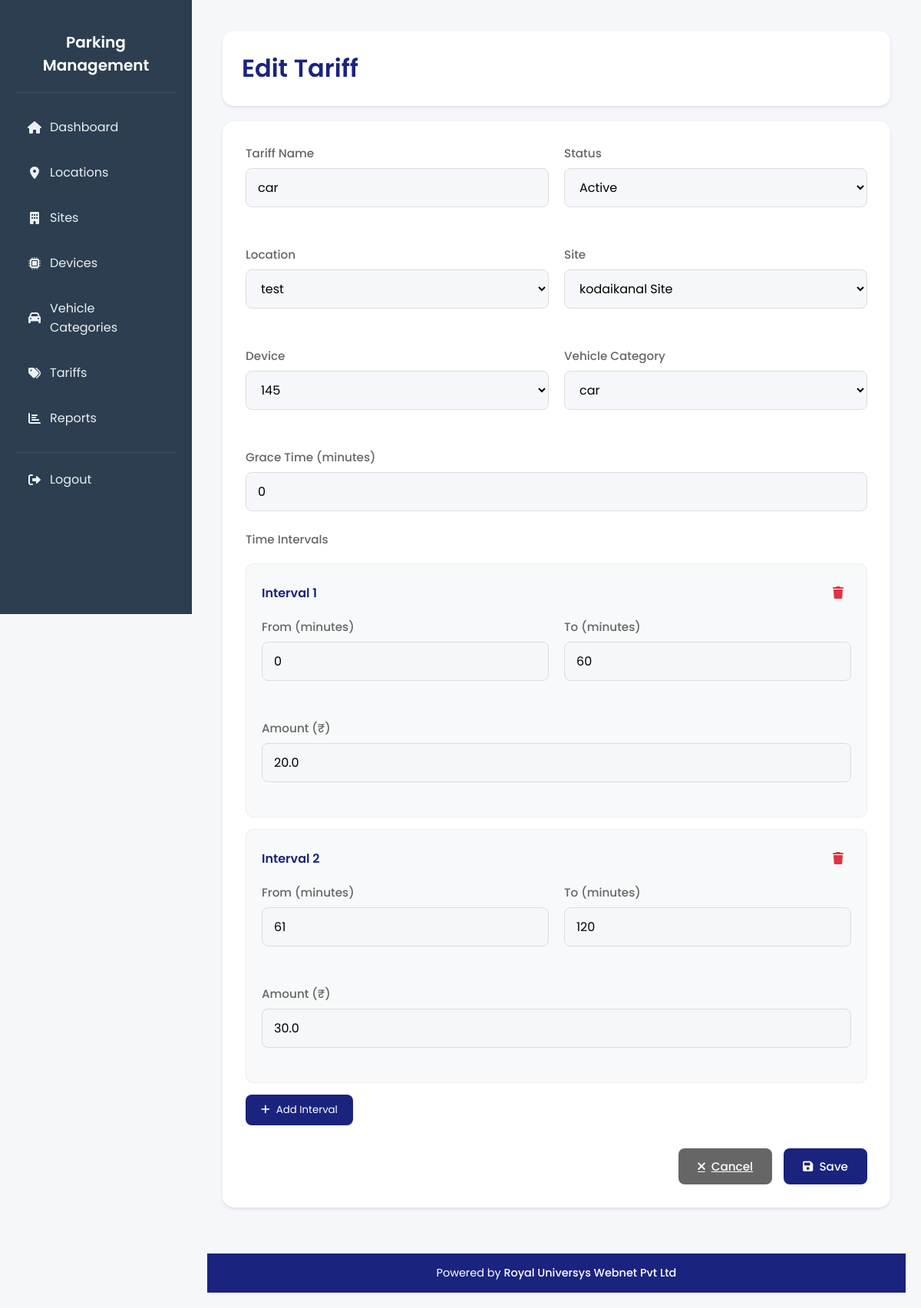
The page /tariffs/edit/1 on the database its author committed.
### app.py (models this page shows, shortened)
class Tariff(db.Model):
    id = db.Column(db.Integer, primary_key=True)
    name = db.Column(db.String(100), nullable=False)
    status = db.Column(db.String(20), nullable=False, default='active')
    grace_time = db.Column(db.Integer, nullable=False, default=15)  # in minutes
    location_id = db.Column(db.Integer, db.ForeignKey('location.id'), nullable=False)
    site_id = db.Column(db.Integer, db.ForeignKey('site.id'), nullable=False)
    device_id = db.Column(db.Integer, db.ForeignKey('device.id'), nullable=False)
    vehicle_category_id = db.Column(db.Integer, db.ForeignKey('vehicle_category.id'), nullable=False)
    location = db.relationship('Location', backref='tariffs')
    site = db.relationship('Site', backref='tariffs')
    device = db.relationship('Device', backref='tariffs')
    vehicle_category = db.relationship('VehicleCategory', backref='tariffs')
    intervals = db.relationship('TariffInterval', backref='tariff', cascade='all, delete-orphan')

class Location(db.Model):
    id = db.Column(db.Integer, primary_key=True)
    name = db.Column(db.String(100), nullable=False)
    address = db.Column(db.String(200), nullable=False)
    city = db.Column(db.String(100), nullable=False)
    state = db.Column(db.String(100), nullable=False)
    country = db.Column(db.String(100), nullable=False)
    postal_code = db.Column(db.String(20), nullable=False)
    total_spaces = db.Column(db.Integer, nullable=False)
    available_spaces = db.Column(db.Integer, nullable=False)
    status = db.Column(db.String(20), default='active')
    created_at = db.Column(db.DateTime, server_default=db.func.now())
    updated_at = db.Column(db.DateTime, server_default=db.func.now(), onupdate=db.func.now())
    sites = db.relationship('Site', backref='location', lazy=True)

class Site(db.Model):
    id = db.Column(db.Integer, primary_key=True)
    name = db.Column(db.String(100), nullable=False)
    location_id = db.Column(db.Integer, db.ForeignKey('location.id'), nullable=False)
    total_spaces = db.Column(db.Integer, nullable=False)
    available_spaces = db.Column(db.Integer, nullable=False)
    status = db.Column(db.String(20), default='active')
    description = db.Column(db.Text)
    created_at = db.Column(db.DateTime, server_default=db.func.now())
    updated_at = db.Column(db.DateTime, server_default=db.func.now(), onupdate=db.func.now())
    devices = db.relationship('Device', backref='site', lazy=True)

class Device(db.Model):
    id = db.Column(db.Integer, primary_key=True)
    device_id = db.Column(db.String(3), unique=True, nullable=False)
    site_id = db.Column(db.Integer, db.ForeignKey('site.id'), nullable=False)
    device_type = db.Column(db.String(20), nullable=False)  # entry_paid or exit_paid
    upi_id = db.Column(db.String(50), nullable=False)
    status = db.Column(db.String(20), default='active')
    printer_header = db.Column(db.Text, default='')
    printer_footer = db.Column(db.Text, default='')
    created_at = db.Column(db.DateTime, server_default=db.func.now())
    updated_at = db.Column(db.DateTime, server_default=db.func.now(), onupdate=db.func.now())

class VehicleCategory(db.Model):
    id = db.Column(db.Integer, primary_key=True)
    name = db.Column(db.String(100), nullable=False)
    description = db.Column(db.Text)
    is_monthly_pass = db.Column(db.Boolean, default=False)
    amount = db.Column(db.Float, nullable=False)  # Amount in INR
    location_id = db.Column(db.Integer, db.ForeignKey('location.id'), nullable=False)
    site_id = db.Column(db.Integer, db.ForeignKey('site.id'), nullable=False)
    device_id = db.Column(db.Integer, db.ForeignKey('device.id'), nullable=False)
    status = db.Column(db.String(20), default='active')
    created_at = db.Column(db.DateTime, server_default=db.func.now())
    updated_at = db.Column(db.DateTime, server_default=db.func.now(), onupdate=db.func.now())
    location = db.relationship('Location', backref='vehicle_categories')
    site = db.relationship('Site', backref='vehicle_categories')
    device = db.relationship('Device', backref='vehicle_categories')

class TariffInterval(db.Model):
    id = db.Column(db.Integer, primary_key=True)
    tariff_id = db.Column(db.Integer, db.ForeignKey('tariff.id'), nullable=False)
    from_time = db.Column(db.Integer, nullable=False)  # in minutes
    to_time = db.Column(db.Integer, nullable=False)    # in minutes
    amount = db.Column(db.Float, nullable=False)

### app.py (the view, shortened to what this page needs)
@app.route('/tariffs/edit/<int:id>', methods=['GET', 'POST'])
def edit_tariff(id):
    tariff = Tariff.query.get_or_404(id)
    locations = Location.query.all()
    sites = Site.query.all()
    devices = Device.query.all()
    vehicle_categories = VehicleCategory.query.all()
    return render_template('tariff_form.html',
                         tariff=tariff,
                         locations=locations,
                         sites=sites,
                         devices=devices,
                         vehicle_categories=vehicle_categories)

### templates/tariff_form.html (shortened to what this page needs)
{% extends "base.html" %}
{% block content %}
<div class="container">
    <div class="header">
        <h1>{% if tariff %}Edit{% else %}Add{% endif %} Tariff</h1>
    </div>
    <div class="form-container">
        <form method="POST" id="tariffForm">
            <div class="form-row">
                <div class="form-group">
                    <label for="name">Tariff Name</label>
                    <input type="text" id="name" name="name" value="{{ tariff.name if tariff else '' }}" required>
                </div>
                <div class="form-group">
                    <label for="status">Status</label>
                    <select id="status" name="status" required>
                        <option value="active" {% if tariff and tariff.status == 'active' %}selected{% endif %}>Active</option>
                    </select>
                </div>
            </div>
            <div class="form-row">
                <div class="form-group">
                    <label for="location_id">Location</label>
                    <select id="location_id" name="location_id" required>
                        {% for location in locations %}
                            <option value="{{ location.id }}" {% if tariff and tariff.location_id == location.id %}selected{% endif %}>
                                {{ location.name }}
                            </option>
                        {% endfor %}
                    </select>
                </div>
                <div class="form-group">
                    <label for="site_id">Site</label>
                    <select id="site_id" name="site_id" required>
                        {% for site in sites %}
                            <option value="{{ site.id }}" {% if tariff and tariff.site_id == site.id %}selected{% endif %}>
                                {{ site.name }}
                            </option>
                        {% endfor %}
                    </select>
                </div>
            </div>
            <div class="form-row">
                <div class="form-group">
                    <label for="device_id">Device</label>
                    <select id="device_id" name="device_id" required>
                        {% for device in devices %}
                            <option value="{{ device.id }}" {% if tariff and tariff.device_id == device.id %}selected{% endif %}>
                                {{ device.device_id }}
                            </option>
                        {% endfor %}
                    </select>
                </div>
                <div class="form-group">
                    <label for="vehicle_category_id">Vehicle Category</label>
                    <select id="vehicle_category_id" name="vehicle_category_id" required>
                        {% for category in vehicle_categories %}
                            <option value="{{ category.id }}" {% if tariff and tariff.vehicle_category_id == category.id %}selected{% endif %}>
                                {{ category.name }}
                            </option>
                        {% endfor %}
                    </select>
                </div>
            </div>
            <div class="form-group">
                <label for="grace_time">Grace Time (minutes)</label>
                <input type="number" id="grace_time" name="grace_time" min="0" value="{{ tariff.grace_time if tariff else '15' }}" required>
            </div>
            <div class="form-group">
                <label>Time Intervals</label>
                <div class="time-intervals" id="timeIntervals">
                    {% if tariff and tariff.intervals %}
                        {% for interval in tariff.intervals %}
                            <div class="interval-card">
                                <div class="interval-header">
                                    <span class="interval-title">Interval {{ loop.index }}</span>
                                    <span class="remove-interval" onclick="removeInterval(this)">
                                        <i class="fas fa-trash"></i>
                                    </span>
                                </div>
                                <div class="form-row">
                                    <div class="form-group">
                                        <label>From (minutes)</label>
                                        <input type="number" name="interval_from[]" min="0" value="{{ interval.from_time }}" required>
                                    </div>
                                    <div class="form-group">
                                        <label>To (minutes)</label>
                                        <input type="number" name="interval_to[]" min="0" value="{{ interval.to_time }}" required>
                                    </div>
                                </div>
                                <div class="form-group">
                                    <label>Amount (₹)</label>
                                    <input type="number" name="interval_amount[]" min="0" step="0.01" value="{{ interval.amount }}" required>
                                </div>
                            </div>
                        {% endfor %}
                    {% endif %}
                </div>
                <button type="button" class="add-interval" onclick="addInterval()">
                    <i class="fas fa-plus"></i> Add Interval
                </button>
            </div>
            <div class="form-actions">
                <a href="{{ url_for('tariffs') }}" class="btn btn-secondary">
                    <i class="fas fa-times"></i> Cancel
                </a>
                <button type="submit" class="btn btn-primary">
                    <i class="fas fa-save"></i> Save
                </button>
            </div>
        </form>
    </div>
</div>
{% endblock %}

### templates/base.html (style rules this page uses)
* { margin: 0; padding: 0; box-sizing: border-box; font-family: 'Poppins', sans-serif; }
body { display: flex; min-height: 100vh; background: #f5f7fa; }

### templates/tariff_form.html (style rules this page uses)
.container { max-width: 1000px; margin: 0 auto; padding: 20px; }
.header { background: white; padding: 25px; border-radius: 15px; box-shadow: 0 2px 4px rgba(0, 0, 0, 0.1); margin-bottom: 20px; }
.header h1 { margin: 0; color: #1a237e; font-size: 2rem; font-weight: 600; }
.form-container { background: white; padding: 30px; border-radius: 15px; box-shadow: 0 2px 4px rgba(0, 0, 0, 0.1); }
.form-group { margin-bottom: 25px; }
.form-row { display: grid; grid-template-columns: 1fr 1fr; gap: 20px; margin-bottom: 25px; }
label { display: block; margin-bottom: 8px; color: #666; font-weight: 500; font-size: 0.95rem; }
input[type="text"], input[type="number"], select { width: 100%; padding: 12px 15px; border: 1px solid #ddd; border-radius: 8px; font-size: 1rem; transition: all 0.3s ease; background: #f5f7fa; }
.time-intervals { margin-top: 20px; }
.interval-card { background: #f8f9fa; padding: 20px; border-radius: 10px; margin-bottom: 15px; border: 1px solid #eee; }
.interval-header { display: flex; justify-content: space-between; align-items: center; margin-bottom: 15px; }
.interval-title { font-weight: 600; color: #1a237e; }
.remove-interval { color: #dc3545; cursor: pointer; padding: 5px 10px; border-radius: 5px; transition: all 0.3s ease; }
.add-interval { background: #1a237e; color: white; border: none; padding: 10px 20px; border-radius: 8px; cursor: pointer; display: flex; align-items: center; gap: 8px; margin-top: 15px; transition: all 0.3s ease; }
.form-actions { display: flex; justify-content: flex-end; gap: 15px; margin-top: 30px; }
.btn { padding: 12px 25px; border-radius: 8px; border: none; cursor: pointer; font-weight: 500; display: flex; align-items: center; gap: 8px; transition: all 0.3s ease; font-size: 0.95rem; }
.btn-primary { background: #1a237e; color: white; }
.btn-secondary { background: #666; color: white; }

### rows shown on the page
Tariff: name "car", status "Active", location_id "test", site_id "kodaikanal Site", device_id "145", vehicle_category_id "car", grace_time "0"
TariffInterval: from_time "0", to_time "60", amount "20.0"
TariffInterval: from_time "61", to_time "120", amount "30.0"
